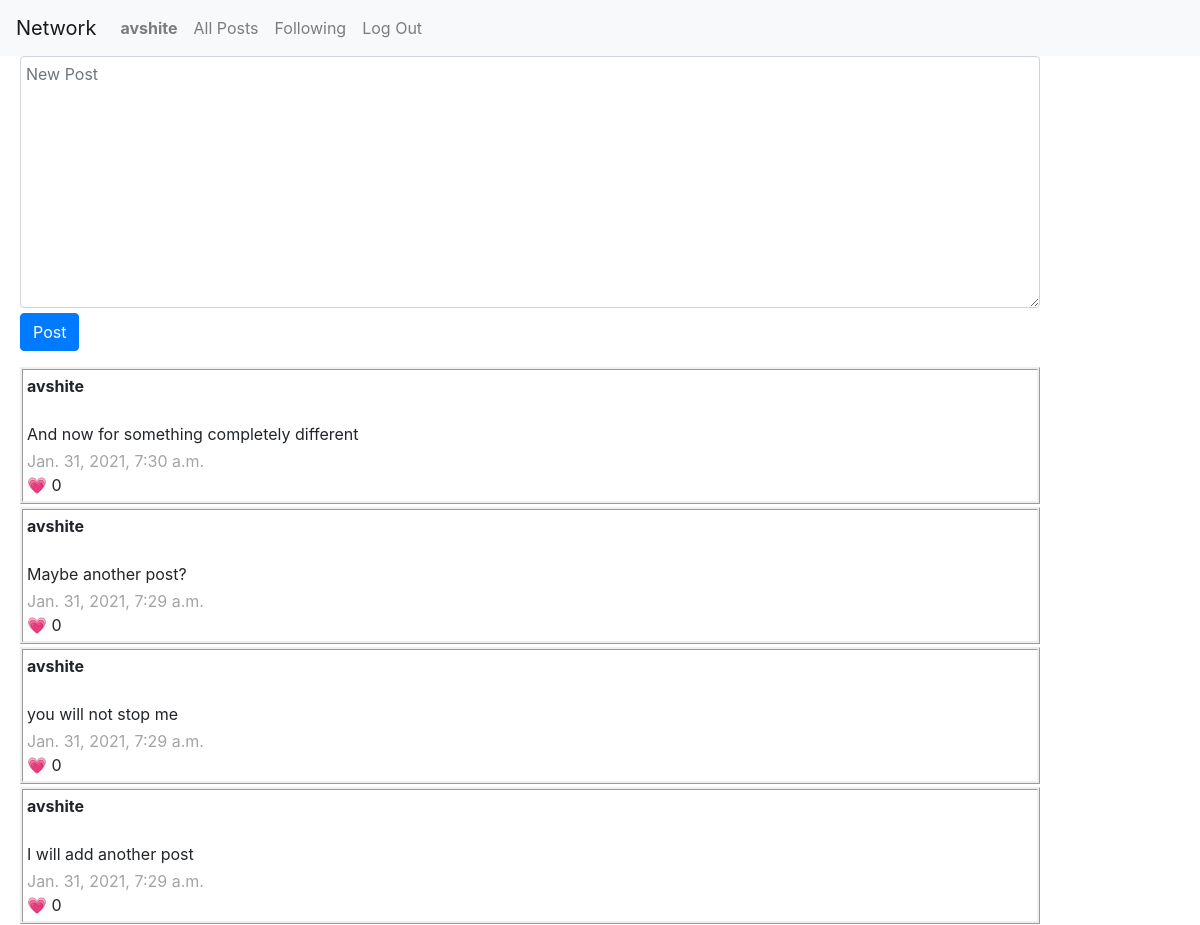
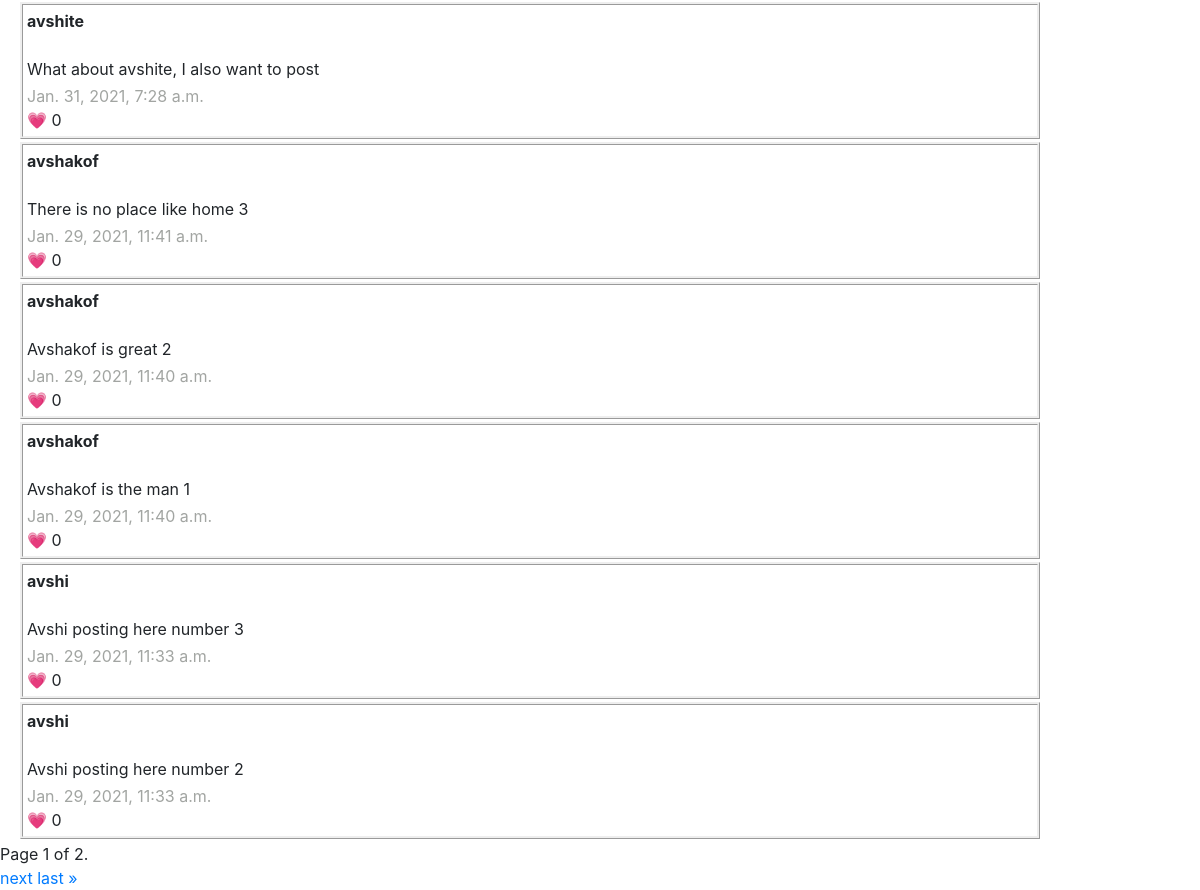
Screenshot of / (signed in) with the database file from the repository (2 pictures, top to bottom).
### network/models.py (models this page shows, shortened)
class User(AbstractUser):
    follows_this_many = models.IntegerField(default=0)
    followed_by_this_many = models.IntegerField(default=0)

class Post(models.Model):
    user = models.ForeignKey(User, on_delete=models.CASCADE, related_name="poster")
    content = models.CharField(max_length=256)
    timestamp = models.DateTimeField(auto_now_add=True)
    likes = models.IntegerField(default=0)

### network/views.py (the view)
# urls.py: path("", views.index, name="index"),
def index(request):
    posts = Post.objects.all()
    posts = posts.order_by("-timestamp").all()
    paginator = Paginator(posts, 10)
    page_number = request.GET.get('page')
    page_obj = paginator.get_page(page_number)
    return render(request, "network/index.html", {
        'form': NewPostForm(),
        'page_obj': page_obj,
    })

### network/views.py
class NewPostForm(forms.Form):
    content = forms.CharField(widget=forms.Textarea(attrs={
        'class': 'form-control',
        'placeholder': 'New Post',
        'required': 'required',
        'style':'padding: 5px; width: 85%; margin-left: 20px; margin-bottom: 5px;'
        }), label=False)

### network/templates/network/index.html (shortened to what this page needs)
{% extends "network/layout.html" %}
{% block body %}
    {% if user.is_authenticated %}
        <div id="#new-post">
            <div class="form-group">
                <form action="{% url 'new_post'%}" method="POST" class="form-group" >
                    {{ form }}
                    <input type="submit" value="Post" class="btn btn-primary" style="margin-left: 20px;">
                </form>
            </div>
        </div>
    {% endif %}
    {% for post in page_obj %}
        <div class="post-list">
            <div><strong>{{ post.user }}</strong></div>
            <br>
            <div class="post-content">{{ post.content }}</div>
            <div class="post-timestamp">{{ post.timestamp }}</div>
            <div>&#128151; {{ post.likes }}</div>
        </div>
    {% endfor %}
    <div class="pagination">
        <span class="step-links">
            <div class="current">
                Page {{ page_obj.number }} of {{ page_obj.paginator.num_pages }}.
            </div>
            {% if page_obj.has_next %}
                <a href="?page={{ page_obj.next_page_number }}">next</a>
                <a href="?page={{ page_obj.paginator.num_pages }}">last &raquo;</a>
            {% endif %}
        </span>
    </div>
{% endblock %}

### network/templates/network/layout.html (shortened to what this page needs)
{% load static %}
<!DOCTYPE html>
<html lang="en">
    <head>
        <link rel="stylesheet" href="https://stackpath.bootstrapcdn.com/bootstrap/4.4.1/css/bootstrap.min.css">
        <link href="{% static 'network/styles.css' %}" rel="stylesheet">
    </head>
    <body>
        <nav class="navbar navbar-expand-lg navbar-light bg-light">
            <a class="navbar-brand" href="#">Network</a>
            <div>
              <ul class="navbar-nav mr-auto">
                {% if user.is_authenticated %}
                    <li class="nav-item">
                        <a class="nav-link" href="{% url 'profile' user %}"><strong>{{ user.username }}</strong></a>
                    </li>
                {% endif %}
                <li class="nav-item">
                  <a class="nav-link" href="{% url 'index' %}">All Posts</a>
                </li>
                {% if user.is_authenticated %}
                    <li class="nav-item">
                        <a class="nav-link" href="#">Following</a>
                    </li>
                    <li class="nav-item">
                        <a class="nav-link" href="{% url 'logout' %}">Log Out</a>
                    </li>
                {% endif %}
              </ul>
            </div>
          </nav>
        <div class="body">
            {% block body %}
            {% endblock %}
        </div>
    </body>
</html>

### network/static/network/styles.css (style rules this page uses)
.post-list { border-style: ridge; margin:3px; padding: 4px; width: 85%; margin-left: 20px; }
.post-timestamp { color: rgb(162, 165, 162); }
.post-content { margin-bottom: 3px; }

### rows the page displays
User: username "avshite"
Post: user "avshite", content "And now for something completely different", timestamp "Jan. 31, 2021, 7:30 a.m.", likes "0"
Post: user "avshite", content "Maybe another post?", timestamp "Jan. 31, 2021, 7:29 a.m.", likes "0"
Post: user "avshite", content "you will not stop me", timestamp "Jan. 31, 2021, 7:29 a.m.", likes "0"
Post: user "avshite", content "I will add another post", timestamp "Jan. 31, 2021, 7:29 a.m.", likes "0"
Post: user "avshite", content "What about avshite, I also want to post", timestamp "Jan. 31, 2021, 7:28 a.m.", likes "0"
Post: user "avshakof", content "There is no place like home 3", timestamp "Jan. 29, 2021, 11:41 a.m.", likes "0"
Post: user "avshakof", content "Avshakof is great 2", timestamp "Jan. 29, 2021, 11:40 a.m.", likes "0"
Post: user "avshakof", content "Avshakof is the man 1", timestamp "Jan. 29, 2021, 11:40 a.m.", likes "0"
Post: user "avshi", content "Avshi posting here number 3", timestamp "Jan. 29, 2021, 11:33 a.m.", likes "0"
Post: user "avshi", content "Avshi posting here number 2", timestamp "Jan. 29, 2021, 11:33 a.m.", likes "0"

### other values shown
{{ page_obj.number }} "1"
{{ page_obj.paginator.num_pages }} "2"
